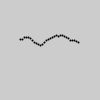
Frame 1 (no input)
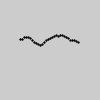
Frame 2 (the mouse pressed at the canvas centre, redrawn once)

The Processing sketch that drew these frames (run headless with seeded random() and noise(); the mouse was pressed at the canvas centre and the sketch redrawn once):

// Processing sketch: RecursionNoiseLine
// ── RecursionNoiseLine.pde
float[] nums = new float[50];

void setup() {
  noLoop();
  strokeWeight(2);
}
void draw() {
  fillArray(0);
  println(nums);
  drawLine(10, 40);
}
void fillArray(int index) {
  // fill nums from 0 index to the end with noise
  nums[index] = noise(index * .1);
  index++;
  if (index < nums.length) {
    fillArray(index);
  }
}
void drawLine(int start, int end ) {
  point(start * 2, nums[start] * 20 + 30);
  start++;
  if (start < end) {
    drawLine(start, end);
  }
}
